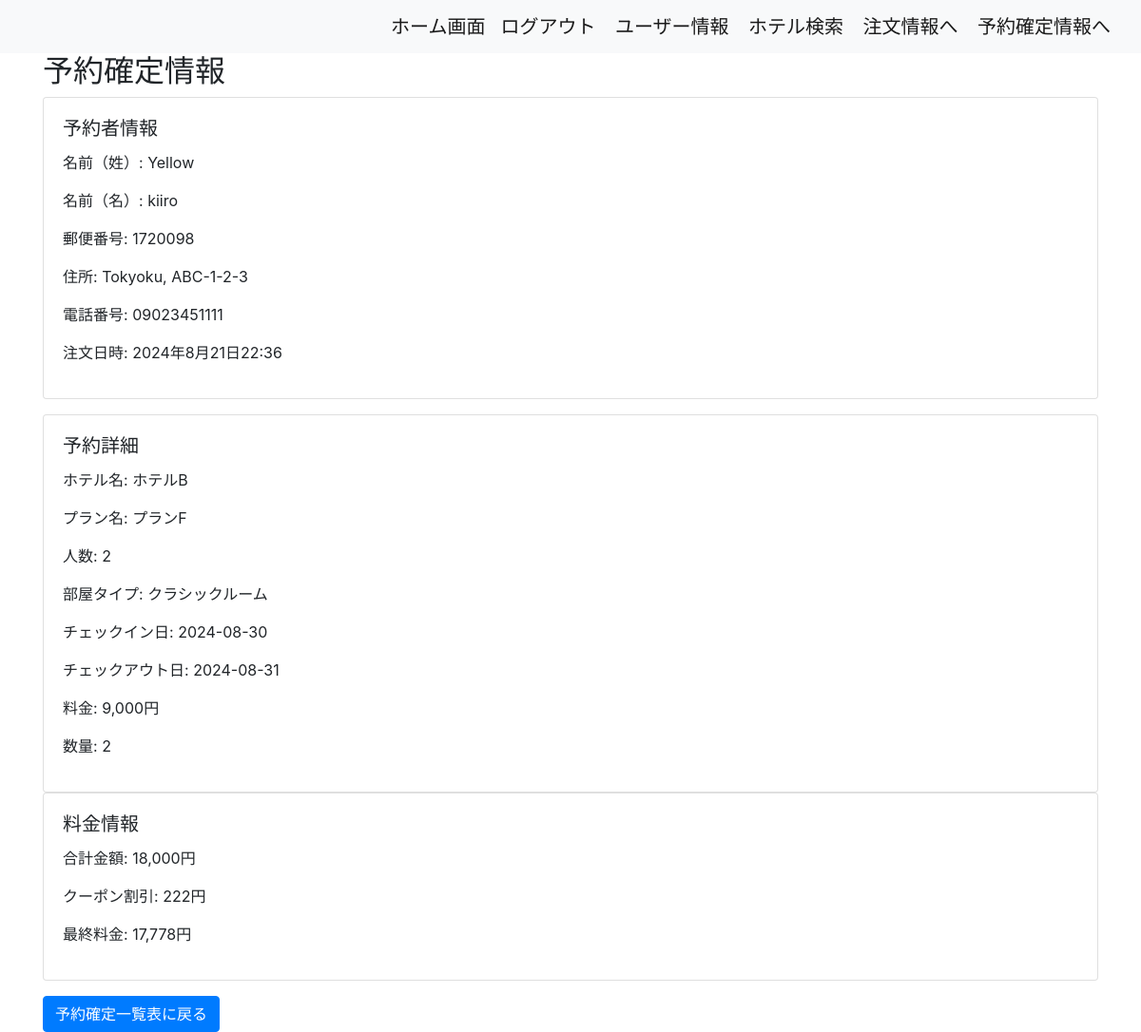
/hotel/order_success_info/63/ (signed in), run on the app's committed database.
### hotel/models.py (models this page shows, shortened)
class OrderItems(models.Model):
    quantity = models.PositiveIntegerField()
    product = models.ForeignKey(
        PlanName,
        on_delete=models.SET_NULL,
        blank=True,
        null=True,
    )
    order = models.ForeignKey(
        Orders, on_delete=models.CASCADE, related_name='orderitems_set'
    )
    checkin = models.DateField(null=True, blank=True)
    checkout = models.DateField(null=True, blank=True)
    last_name = models.CharField(max_length=100, blank=True)
    first_name = models.CharField(max_length=100, blank=True)
    zip_code = models.CharField(max_length=20, blank=True)
    address = models.CharField(max_length=200, blank=True)
    phone_number = models.CharField(max_length=20, blank=True)
    objects = OrderItemsManager()
    class Meta:
        db_table = 'order_items'
        unique_together = [['product', 'order']]

class Orders(models.Model):
    total_price = models.DecimalField(max_digits=10, decimal_places=2)
    kupon_amount = models.DecimalField(max_digits=10, decimal_places=2, default=0)
    discounted_price = models.DecimalField(max_digits=10, decimal_places=2)
    created_at = models.DateTimeField(default=timezone.now)
    address = models.ForeignKey(
        UserAddresses,
        on_delete=models.SET_NULL,
        blank=True,
        null=True,
        related_name='orders'
    )
    user = models.ForeignKey(
        Users,
        on_delete=models.SET_NULL,
        blank=True,
        null=True,
        related_name='orders'
    )
    status = models.CharField(max_length=20, default='pending')
    objects = OrdersManager()
    class Meta:
        db_table = 'orders'

class PlanName(models.Model):
    name = models.CharField(max_length=1000)
    people = models.IntegerField()
    room_type = models.CharField(max_length=1000)
    price = models.DecimalField(max_digits=5, decimal_places=0)
    hotel = models.ForeignKey(HotelName, on_delete=models.CASCADE, default=1)
    stock = models.PositiveIntegerField(default=0)
    order = models.IntegerField(default=0)
    checkin = models.DateField(null=True, blank=True)
    checkout = models.DateField(null=True, blank=True)
    kupon = models.IntegerField(default=0)
    plan_id = models.IntegerField(default=0)
    objects = PlanNameManager()
    class Meta:
        db_table = 'plan_name'
        ordering = ['order']

class HotelName(models.Model):
    name = models.CharField(max_length=1000)
    order = models.IntegerField(default=0)
    class Meta:
        db_table = 'hotel_name'
        ordering = ['order']

### hotel/views.py (the view)
# urls.py: path('order_success_info/<int:pk>/', OrdersDetailView.as_view(), name='order_success_info'),
class OrdersDetailView(LoginRequiredMixin, DetailView):
    model = Orders
    template_name = 'hotel/order_success_info.html'
    context_object_name = 'order'
    def get_context_data(self, **kwargs):
        context = super().get_context_data(**kwargs)
        order = self.object
        context['order_items'] = order.orderitems_set.all().select_related('product', 'product__hotel')
        first_item = context['order_items'].first()
        if first_item:
            context['ordersuccess_info'] = {
                'last_name': first_item.last_name,
                'first_name': first_item.first_name,
                'zip_code': first_item.zip_code,
                'address': first_item.address,
                'phone_number': first_item.phone_number,
            }
            logger.info(f"Order {order.id} ordersuccess_info: {context['ordersuccess_info']}")
        else:
            logger.warning(f"No items found for order {order.id}")
        return context

### templates/hotel/order_success_info.html (shortened to what this page needs)
{% extends 'base.html' %}
{% load humanize %}
{% block content %}
<div class="container">
    <h2>予約確定情報</h2>
    {% if order %}
        <div class="card mb-3">
            <div class="card-body">
                <h5 class="card-title">予約者情報</h5>
                <p>名前（姓）: {{ ordersuccess_info.last_name }}</p>
                <p>名前（名）: {{ ordersuccess_info.first_name }}</p>
                <p>郵便番号: {{ ordersuccess_info.zip_code }}</p>
                <p>住所: {{ ordersuccess_info.address }}</p>
                <p>電話番号: {{ ordersuccess_info.phone_number }}</p>
                <p>注文日時: {{ order.created_at }}</p>
            </div>
        </div>
        <div class="card mt-3">
            <div class="card-body">
                <h5 class="card-title">予約詳細</h5>
                {% for item in order_items %}
                    <div class="mb-3">
                        <p>ホテル名: {{ item.product.hotel.name }}</p>
                        <p>プラン名: {{ item.product.name }}</p>
                        <p>人数: {{ item.product.people }}</p>
                        <p>部屋タイプ: {{ item.product.room_type }}</p>
                        <p>チェックイン日: {{ item.checkin|date:"Y-m-d" }}</p>
                        <p>チェックアウト日: {{ item.checkout|date:"Y-m-d" }}</p>
                        <p>料金: {{ item.product.price|intcomma }}円</p>
                        <p>数量: {{ item.quantity }}</p>
                    </div>
                {% endfor %}
            </div>
        </div>
        <div class="card">
            <div class="card-body">
                <h5 class="card-title">料金情報</h5>
                <p>合計金額: {{ order.total_price|floatformat:0|intcomma }}円</p>
                <p>クーポン割引: {{ order.kupon_amount|floatformat:0|intcomma }}円</p>
                <p>最終料金: {{ order.discounted_price|floatformat:0|intcomma }}円</p>
            </div>
        </div>
    {% endif %}
    <a href="{% url 'hotel:order_success_list' %}" class="btn btn-primary mt-3">予約確定一覧表に戻る</a>
</div>
{% endblock %}

### data on the page
OrderItems: last_name "Yellow", first_name "kiiro", zip_code "1720098", address "Tokyoku, ABC-1-2-3", phone_number "09023451111", product.hotel.name "ホテルB", product.name "プランF", product.people "2", product.room_type "クラシックルーム", checkin "2024-08-30", checkout "2024-08-31", product.price "9,000", quantity "2"
Orders: created_at "2024年8月21日22:36", total_price "18,000", kupon_amount "222", discounted_price "17,778"
